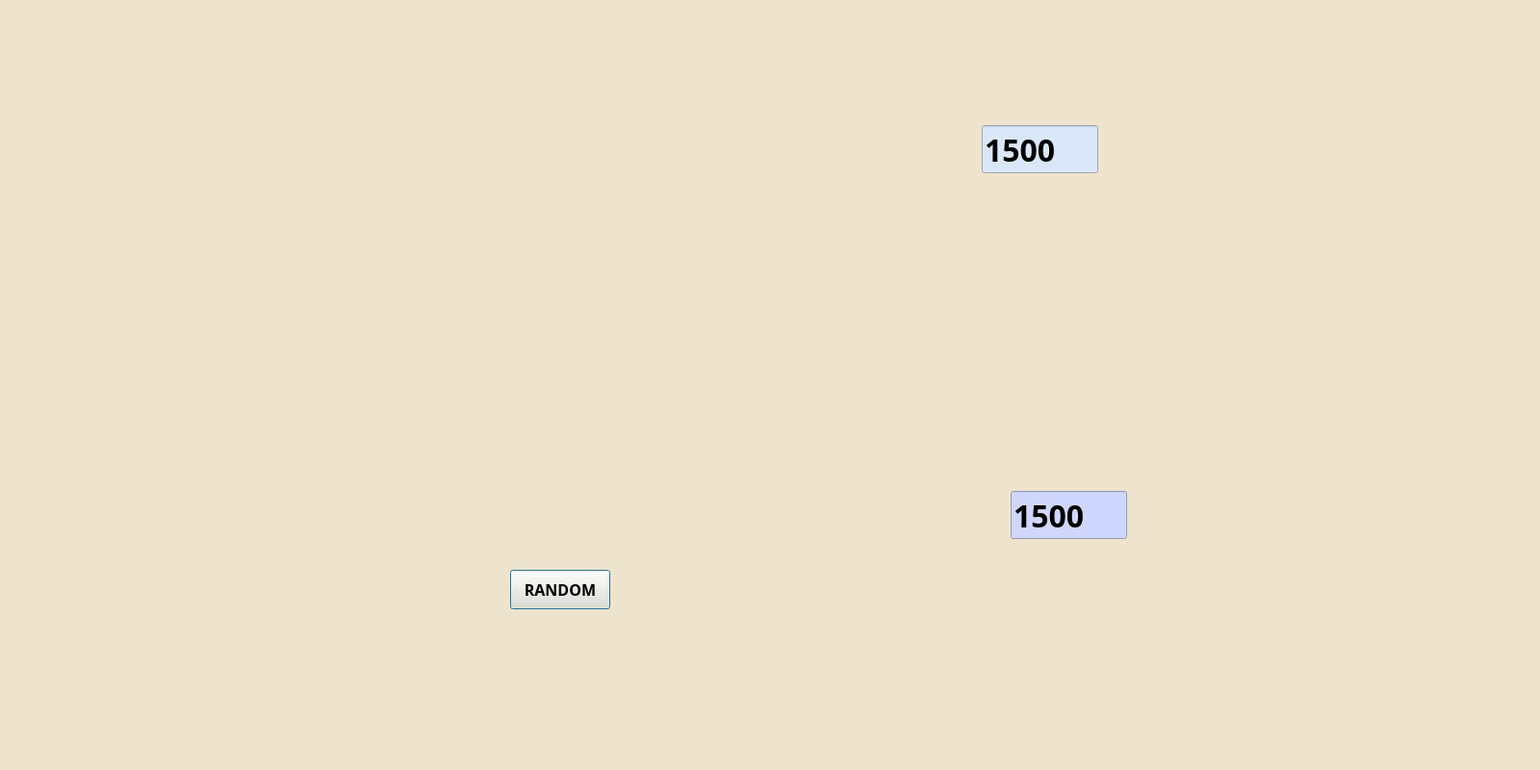
<?xml version="1.0" encoding="UTF-8"?>
<ui version="4.0">
 <class>main3</class>
 <widget class="QDialog" name="main3">
  <property name="geometry">
   <rect>
    <x>0</x>
    <y>0</y>
    <width>1600</width>
    <height>800</height>
   </rect>
  </property>
  <property name="windowTitle">
   <string>Monopoly Game</string>
  </property>
  <property name="styleSheet">
   <string notr="true">background-color: rgb(238, 228, 206);</string>
  </property>
  <widget class="QPushButton" name="random">
   <property name="geometry">
    <rect>
     <x>530</x>
     <y>592</y>
     <width>104</width>
     <height>41</height>
    </rect>
   </property>
   <property name="font">
    <font>
     <family>Segoe UI Black</family>
     <pointsize>12</pointsize>
     <weight>75</weight>
     <bold>true</bold>
    </font>
   </property>
   <property name="text">
    <string>RANDOM</string>
   </property>
  </widget>
  <widget class="QLabel" name="roll">
   <property name="geometry">
    <rect>
     <x>530</x>
     <y>490</y>
     <width>100</width>
     <height>100</height>
    </rect>
   </property>
   <property name="font">
    <font>
     <family>NewsGoth Lt BT</family>
     <pointsize>16</pointsize>
    </font>
   </property>
   <property name="mouseTracking">
    <bool>false</bool>
   </property>
   <property name="layoutDirection">
    <enum>Qt::RightToLeft</enum>
   </property>
   <property name="autoFillBackground">
    <bool>false</bool>
   </property>
   <property name="midLineWidth">
    <number>0</number>
   </property>
   <property name="text">
    <string/>
   </property>
   <property name="scaledContents">
    <bool>true</bool>
   </property>
  </widget>
  <widget class="QLabel" name="walk2">
   <property name="geometry">
    <rect>
     <x>730</x>
     <y>730</y>
     <width>35</width>
     <height>35</height>
    </rect>
   </property>
   <property name="text">
    <string/>
   </property>
   <property name="pixmap">
    <pixmap resource="resource.qrc">:/resource/img/character/blue.png</pixmap>
   </property>
   <property name="scaledContents">
    <bool>true</bool>
   </property>
  </widget>
  <widget class="QLabel" name="walk1">
   <property name="geometry">
    <rect>
     <x>730</x>
     <y>680</y>
     <width>35</width>
     <height>35</height>
    </rect>
   </property>
   <property name="font">
    <font>
     <pointsize>12</pointsize>
    </font>
   </property>
   <property name="text">
    <string/>
   </property>
   <property name="pixmap">
    <pixmap resource="resource.qrc">:/resource/img/character/red.png</pixmap>
   </property>
   <property name="scaledContents">
    <bool>true</bool>
   </property>
   <property name="wordWrap">
    <bool>false</bool>
   </property>
  </widget>
  <widget class="QLabel" name="board">
   <property name="geometry">
    <rect>
     <x>30</x>
     <y>0</y>
     <width>790</width>
     <height>790</height>
    </rect>
   </property>
   <property name="styleSheet">
    <string notr="true">background-image: url(:/resource/img/gamecover/boarddddddddddddddd.jpg);</string>
   </property>
   <property name="text">
    <string/>
   </property>
   <property name="pixmap">
    <pixmap resource="resource.qrc">:/resource/img/gamecover/boarddddddddddddddd.jpg</pixmap>
   </property>
   <property name="scaledContents">
    <bool>true</bool>
   </property>
  </widget>
  <widget class="QLineEdit" name="costP1">
   <property name="geometry">
    <rect>
     <x>1020</x>
     <y>130</y>
     <width>121</width>
     <height>50</height>
    </rect>
   </property>
   <property name="font">
    <font>
     <family>Lucida Sans</family>
     <pointsize>24</pointsize>
     <weight>75</weight>
     <bold>true</bold>
    </font>
   </property>
   <property name="styleSheet">
    <string notr="true">background-color: rgb(218, 231, 248);</string>
   </property>
   <property name="text">
    <string>1500</string>
   </property>
  </widget>
  <widget class="QLineEdit" name="costP2">
   <property name="geometry">
    <rect>
     <x>1050</x>
     <y>510</y>
     <width>121</width>
     <height>50</height>
    </rect>
   </property>
   <property name="font">
    <font>
     <family>Lucida Sans</family>
     <pointsize>24</pointsize>
     <weight>75</weight>
     <bold>true</bold>
    </font>
   </property>
   <property name="styleSheet">
    <string notr="true">background-color: rgb(208, 215, 255);
border-color: rgb(208, 215, 255);</string>
   </property>
   <property name="text">
    <string>1500</string>
   </property>
  </widget>
  <widget class="QLabel" name="label">
   <property name="geometry">
    <rect>
     <x>860</x>
     <y>10</y>
     <width>671</width>
     <height>381</height>
    </rect>
   </property>
   <property name="text">
    <string/>
   </property>
   <property name="pixmap">
    <pixmap resource="resource.qrc">:/resource/img/gamecover/player1frame.jpg.jpg</pixmap>
   </property>
   <property name="scaledContents">
    <bool>true</bool>
   </property>
  </widget>
  <widget class="QLabel" name="label_2">
   <property name="geometry">
    <rect>
     <x>860</x>
     <y>400</y>
     <width>671</width>
     <height>391</height>
    </rect>
   </property>
   <property name="text">
    <string/>
   </property>
   <property name="pixmap">
    <pixmap resource="resource.qrc">:/resource/img/gamecover/player2frame.jpg.jpg</pixmap>
   </property>
   <property name="scaledContents">
    <bool>true</bool>
   </property>
  </widget>
  <zorder>label</zorder>
  <zorder>board</zorder>
  <zorder>random</zorder>
  <zorder>roll</zorder>
  <zorder>walk2</zorder>
  <zorder>walk1</zorder>
  <zorder>costP1</zorder>
  <zorder>label_2</zorder>
  <zorder>costP2</zorder>
 </widget>
 <resources>
  <include location="resource.qrc"/>
 </resources>
 <connections/>
</ui>
